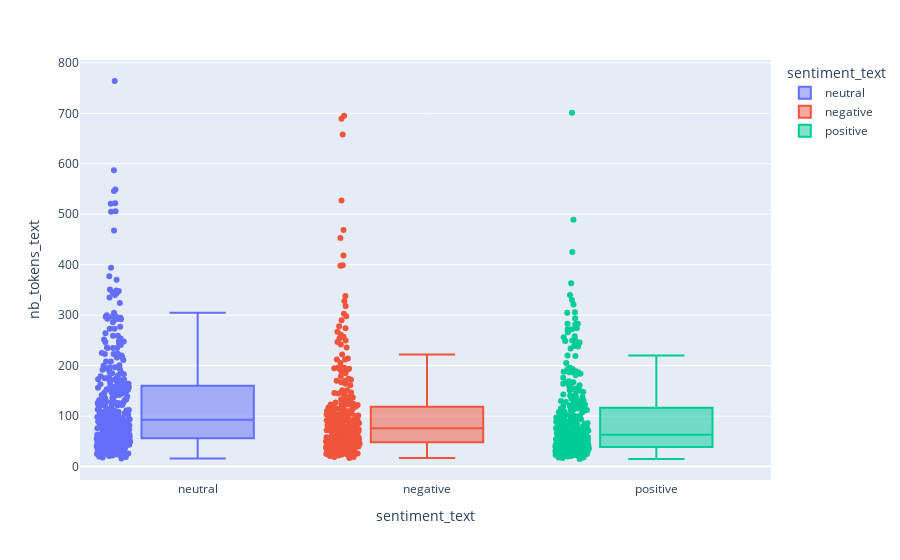

Notebook cell for this chart:
### Code cell
rus = RandomUnderSampler(random_state=1)
df_balanced, y = rus.fit_resample(df_tokens,df_tokens['sentiment_text'])
fig = px.box(df_balanced.sample(n=1000, random_state=1), x="sentiment_text", y="nb_tokens_text", points="all", color="sentiment_text")
fig.show()

### Figure 1 — Plotly figure (JSON) as saved in the notebook; plotly's stock layout.template omitted (floating-point values rounded to 4 significant figures; data arrays with more than 128 entries replaced by an {"elided": "..."} marker saying what was removed)
{"data": [{"alignmentgroup": "True", "boxpoints": "all", "hovertemplate": "sentiment_text=%{x}<br>nb_tokens_text=%{y}<extra></extra>", "legendgroup": "neutral", "marker": {"color": "#636efa"}, "name": "neutral", "notched": false, "offsetgroup": "neutral", "orientation": "v", "showlegend": true, "type": "box", "x": {"elided": "357 str values"}, "x0": " ", "xaxis": "x", "y": {"elided": "357 int values"}, "y0": " ", "yaxis": "y"}, {"alignmentgroup": "True", "boxpoints": "all", "hovertemplate": "sentiment_text=%{x}<br>nb_tokens_text=%{y}<extra></extra>", "legendgroup": "negative", "marker": {"color": "#EF553B"}, "name": "negative", "notched": false, "offsetgroup": "negative", "orientation": "v", "showlegend": true, "type": "box", "x": {"elided": "315 str values"}, "x0": " ", "xaxis": "x", "y": {"elided": "315 int values"}, "y0": " ", "yaxis": "y"}, {"alignmentgroup": "True", "boxpoints": "all", "hovertemplate": "sentiment_text=%{x}<br>nb_tokens_text=%{y}<extra></extra>", "legendgroup": "positive", "marker": {"color": "#00cc96"}, "name": "positive", "notched": false, "offsetgroup": "positive", "orientation": "v", "showlegend": true, "type": "box", "x": {"elided": "328 str values"}, "x0": " ", "xaxis": "x", "y": {"elided": "328 int values"}, "y0": " ", "yaxis": "y"}], "layout": {"boxmode": "overlay", "legend": {"title": {"text": "sentiment_text"}, "tracegroupgap": 0}, "margin": {"t": 60}, "xaxis": {"anchor": "y", "categoryarray": ["neutral", "negative", "positive"], "categoryorder": "array", "domain": [0, 1], "title": {"text": "sentiment_text"}}, "yaxis": {"anchor": "x", "domain": [0, 1], "title": {"text": "nb_tokens_text"}}}}
